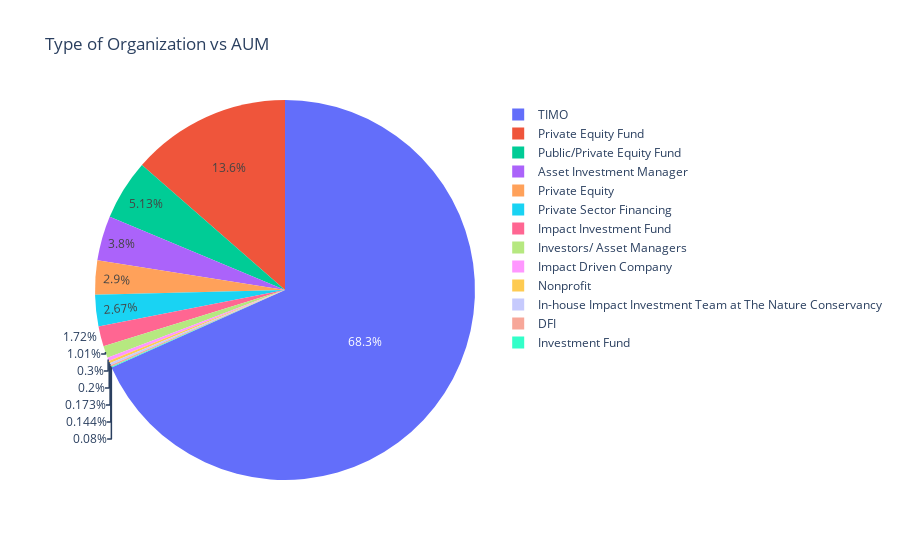

The notebook cell this image was saved under:
### Code cell
fig = px.pie(data, values='AUM', names='Type of Organization', title='Type of Organization vs AUM')
fig.show()

### Figure 1 — Plotly figure (JSON) as saved in the notebook; plotly's stock layout.template omitted (floating-point values rounded to 4 significant figures)
{"data": [{"domain": {"x": [0, 1], "y": [0, 1]}, "hovertemplate": "Type of Organization=%{label}<br>AUM=%{value}<extra></extra>", "labels": ["TIMO", "TIMO", "TIMO", "TIMO", "TIMO", "TIMO", "TIMO", "TIMO", "TIMO", "TIMO", "TIMO", "TIMO", "Nonprofit", "TIMO", "TIMO", "TIMO", "TIMO", "TIMO", "TIMO", "TIMO", "Private Sector Financing", "Private Sector Financing", "Investment Fund", "TIMO", "TIMO", "TIMO", "TIMO", "TIMO", "TIMO", "TIMO", "TIMO", "TIMO", "TIMO", "TIMO", "TIMO", "TIMO", "TIMO", "Private Equity Fund", "Impact Investment Fund", "Impact Investment Fund", "Impact Investment Fund", "Investors/ Asset Managers", "Investors/ Asset Managers", "Private Equity Fund", "Private Equity Fund", "Private Equity Fund", "Private Equity", "Private Equity", "Private Equity", "Private Equity", "Private Equity", "Private Equity", "Private Equity", "Private Equity", "Private Equity", "Asset Investment Manager", "Asset Investment Manager", "Asset Investment Manager", "Asset Investment Manager", "Asset Investment Manager", "Asset Investment Manager", "Asset Investment Manager", "Asset Investment Manager", "Asset Investment Manager", "Asset Investment Manager", "Asset Investment Manager", "Asset Investment Manager", "Asset Investment Manager", "Asset Investment Manager", "Asset Investment Manager", "In-house Impact Investment Team at The Nature Conservancy", "DFI", "DFI", "Impact Driven Company", "Impact Driven Company", "Impact Driven Company", "Public/Private Equity Fund", "Public/Private Equity Fund", "Public/Private Equity Fund", "Public/Private Equity Fund", "Public/Private Equity Fund", "Public/Private Equity Fund", "Public/Private Equity Fund", "Public/Private Equity Fund"], "legendgroup": "", "name": "", "showlegend": true, "type": "pie", "values": [885, 885, 885, 300, 300, 300, 300, 300, 300, 300, 300, 300, 150, 2800, 2800, 2800, 2800, 2800, 2800, 2800, 1000, 1000, 60, 381, 381, 381, 381, 381, 381, 3000, 3000, 3000, 3000, 3000, 3000, 3000, 3000, 10000, 429.5, 429.5, 429.5, 380, 380, 60.2, 60.2, 60.2, 242, 242, 242, 242, 242, 242, 242, 242, 242, 190, 190, 190, 190, 190, 190, 190, 190, 190, 190, 190, 190, 190, 190, 190, 130, 54, 54, 75, 75, 75, 481, 481, 481, 481, 481, 481, 481, 481]}], "layout": {"legend": {"tracegroupgap": 0}, "title": {"text": "Type of Organization vs AUM"}}}
